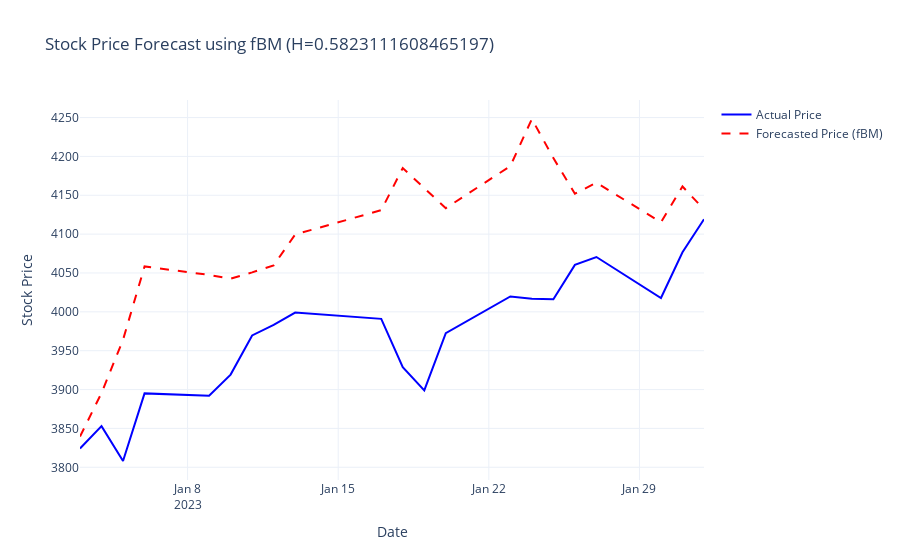

The code cell stored with this chart in its notebook:
### Code cell
from stochastic.processes.continuous import FractionalBrownianMotion
import numpy as np
import random
import plotly.graph_objects as go

def simulate_fbm_prices(train_data, test_data, H):
    """
    Simulate future stock prices using a geometric fractional Brownian motion model.
    
    Parameters:
        train_data (DataFrame): Training data containing columns 'price' and 'log_returns'.
        test_data (DataFrame): Testing data (used to determine the forecast horizon).
        H (float): Hurst exponent for the fBM model.
    
    Returns:
        np.ndarray: Array of simulated future prices.
    """
    # Set a fixed seed for reproducibility
    random.seed(42)
    np.random.seed(42)
    
    # Calculate drift (μ) and volatility (σ) from training log returns
    mu = train_data["log_returns"].mean()
    sigma = train_data["log_returns"].std()

    # Define Fractional Brownian Motion (fBM) model
    n_days = len(test_data)
    fbm = FractionalBrownianMotion(hurst=H, t=n_days - 1)
    fbm_values = fbm.sample(n=n_days - 1)
    
    # Use the last known price from training data as the starting point
    S0 = train_data['price'].iloc[-1]
    simulated_prices = S0 * np.exp(mu * np.arange(n_days) + sigma * fbm_values)
    
    return simulated_prices

def plot_actual_vs_simulated(test_data, simulated_prices, H):
    """
    Create an interactive Plotly plot comparing the actual prices with simulated prices.
    
    Parameters:
        test_data (DataFrame): DataFrame containing the actual price data with its index as dates.
        simulated_prices (np.ndarray): Array of simulated prices.
        H (float): Hurst exponent used in the simulation (for plot title).
    """
    # Create a Plotly figure
    fig = go.Figure()

    # Add actual price trace
    fig.add_trace(go.Scatter(
        x=test_data.index,
        y=test_data["price"],
        mode='lines',
        name='Actual Price',
        line=dict(color='blue')
    ))

    # Add simulated (forecasted) price trace
    fig.add_trace(go.Scatter(
        x=test_data.index,
        y=simulated_prices,
        mode='lines',
        name='Forecasted Price (fBM)',
        line=dict(color='red', dash='dash')
    ))

    # Update layout of the plot
    fig.update_layout(
        title=f"Stock Price Forecast using fBM (H={H})",
        xaxis_title="Date",
        yaxis_title="Stock Price",
        template="plotly_white"
    )
    
    # Display the plot
    fig.show()

# Example usage:
simulated_prices = simulate_fbm_prices(SNP_training_df, SNP_testing_df, SNP_hurst_est)
plot_actual_vs_simulated(SNP_testing_df, simulated_prices, SNP_hurst_est)

### Figure 1 — Plotly figure (JSON) as saved in the notebook; plotly's stock layout.template omitted (floating-point values rounded to 4 significant figures)
{"data": [{"line": {"color": "blue"}, "mode": "lines", "name": "Actual Price", "type": "scatter", "x": ["2023-01-03T00:00:00", "2023-01-04T00:00:00", "2023-01-05T00:00:00", "2023-01-06T00:00:00", "2023-01-09T00:00:00", "2023-01-10T00:00:00", "2023-01-11T00:00:00", "2023-01-12T00:00:00", "2023-01-13T00:00:00", "2023-01-17T00:00:00", "2023-01-18T00:00:00", "2023-01-19T00:00:00", "2023-01-20T00:00:00", "2023-01-23T00:00:00", "2023-01-24T00:00:00", "2023-01-25T00:00:00", "2023-01-26T00:00:00", "2023-01-27T00:00:00", "2023-01-30T00:00:00", "2023-01-31T00:00:00", "2023-02-01T00:00:00"], "y": [3824.0, 3853.0, 3808.0, 3895.0, 3892.0, 3919.0, 3970.0, 3983.0, 3999.0, 3991.0, 3929.0, 3899.0, 3973.0, 4020.0, 4017.0, 4016.0, 4060.0, 4071.0, 4018.0, 4077.0, 4119.0]}, {"line": {"color": "red", "dash": "dash"}, "mode": "lines", "name": "Forecasted Price (fBM)", "type": "scatter", "x": ["2023-01-03T00:00:00", "2023-01-04T00:00:00", "2023-01-05T00:00:00", "2023-01-06T00:00:00", "2023-01-09T00:00:00", "2023-01-10T00:00:00", "2023-01-11T00:00:00", "2023-01-12T00:00:00", "2023-01-13T00:00:00", "2023-01-17T00:00:00", "2023-01-18T00:00:00", "2023-01-19T00:00:00", "2023-01-20T00:00:00", "2023-01-23T00:00:00", "2023-01-24T00:00:00", "2023-01-25T00:00:00", "2023-01-26T00:00:00", "2023-01-27T00:00:00", "2023-01-30T00:00:00", "2023-01-31T00:00:00", "2023-02-01T00:00:00"], "y": [3840.0, 3896.0, 3964.0, 4058.0, 4047.0, 4043.0, 4051.0, 4060.0, 4100.0, 4131.0, 4185.0, 4160.0, 4133.0, 4188.0, 4248.0, 4198.0, 4152.0, 4166.0, 4115.0, 4161.0, 4132.0]}], "layout": {"title": {"text": "Stock Price Forecast using fBM (H=0.5823111608465197)"}, "xaxis": {"title": {"text": "Date"}}, "yaxis": {"title": {"text": "Stock Price"}}}}
